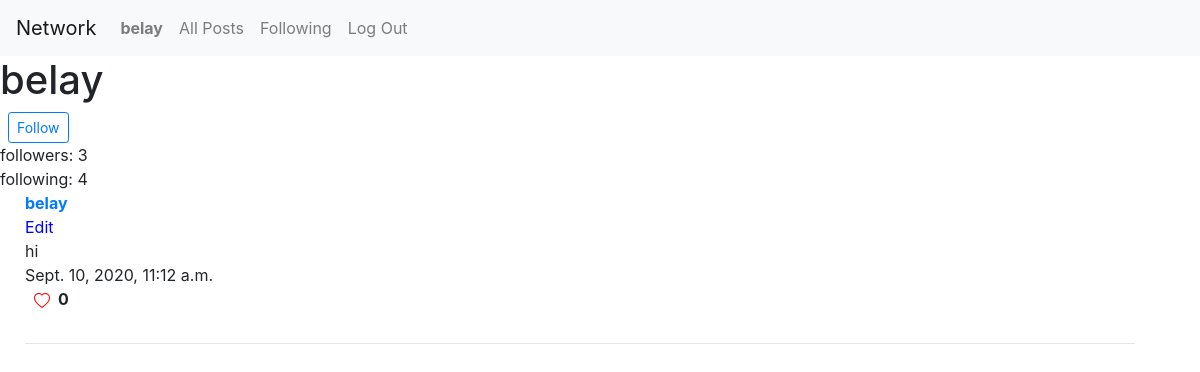
The app's page /user/belay (signed in) with its own data.
### network/models.py (models this page shows, shortened)
class User(AbstractUser):
    pass

class Post(models.Model):
    user = models.ForeignKey(User, on_delete=models.CASCADE, related_name="poster")
    posts = models.TextField(max_length=260)
    time = models.DateTimeField(auto_now_add=True)
    like = models.ManyToManyField(User, blank=True, related_name="liked")

### network/views.py (the view)
# urls.py: path("user/<str:username>", views.user, name="user"),
@login_required(login_url='login')
def user(request, username):
    try:
        user = User.objects.get(username=username)
        profile = Profile.objects.get(user=user)
        users_profile = Profile.objects.get(user=request.user)
    except:
        return render(request, 'network/profile.html', {"error": True})
    follower = profile.followers.count()
    following = profile.following.count()
    post = Post.objects.filter(user=user).order_by('-time')
    return render(request, "network/profile.html", {
        "user": user,
        "follower": follower,
        "following": following,
        'users_profile': users_profile,
        "posts": post
    })

### network/templates/network/profile.html (shortened to what this page needs)
{% extends 'network/layout.html' %}
{% block body %}
    {% if not error %}
        <div>
            <h1>{{ user.username }}</h1>
        </div>
        {%if request.user != user%}
            <form action="{% url 'follow' %}" method="post">
                <button class="btn btn-outline-primary btn-sm mx-2 h-25" id="follow-btn" name="user" value="{{ user.username }}">
                    {% if user in users_profile.following.all %}
                        Unfollow
                    {% else %}
                        Follow
                    {% endif %}
                </button>
            </form>
        {%endif %}
        <div>
            followers: {{ follower }}
        </div>
        <div>
            following: {{ following }}
        </div>
        {% for post in posts %}
            <div style="margin-left: 10px;" class="container">
                <div><a href="{% url 'user' username=post.user.username %}"><strong>{{ post.user }}</strong></div></a>
                <div class="main">
                    <button class="btn{{ post.id }}" onclick="edit('{{ post.id }}')" value="{{ post.id }}">Edit</button>
                </div>
                <div>{{ post.posts }}</div>
                <div>{{ post.time }}</div>
                <div class="row">
                    <a href="javascript:like({{post.id}})" id="test">
                        <div class="ml-4" id="heart-{{post.id}}">
                        </div>
                    </a>
                    <div class="ml-2">
                        <p class="font-weight-bold" id="likes-{{post.id}}">{{ post.like.all|length }}</p>
                    </div>
                </div>
                <hr>
            </div>
        {% endfor %}
    {% endif %}
{% endblock %}

### network/templates/network/layout.html (shortened to what this page needs)
{% load static %}
<!DOCTYPE html>
<html lang="en">
    <head>
        <link rel="stylesheet" href="https://stackpath.bootstrapcdn.com/bootstrap/4.4.1/css/bootstrap.min.css">
        <link rel="stylesheet" href="https://cdnjs.cloudflare.com/ajax/libs/font-awesome/4.7.0/css/font-awesome.min.css">
        <link href="{% static 'network/styles.css' %}" rel="stylesheet">
    </head>
    <body>
        <nav class="navbar navbar-expand-lg navbar-light bg-light">
            <a class="navbar-brand" href="#">Network</a>
            <div>
              <ul class="navbar-nav mr-auto">
                {% if user.is_authenticated %}
                    <li class="nav-item">
                        <a class="nav-link" href="{% url 'newpost' %}"><strong>{{ user.username }}</strong></a>
                    </li>
                {% endif %}
                <li class="nav-item">
                  <a class="nav-link" href="{% url 'index' %}">All Posts</a>
                </li>
                {% if user.is_authenticated %}
                    <li class="nav-item">
                        <a class="nav-link" href="{% url 'following'%}">Following</a>
                    </li>
                    <li class="nav-item">
                        <a class="nav-link" href="{% url 'logout' %}">Log Out</a>
                    </li>
                {% endif %}
              </ul>
            </div>
          </nav>
        <div class="body">
            {% block body %}
            {% endblock %}
        </div>
    </body>
</html>

### network/static/network/styles.css (style rules this page uses)
.main > button { padding: 0px; border: none; background: none; cursor: pointer; color: blue; outline: none; }

### records on screen
User: username "belay"
Post: user "belay", posts "hi", time "Sept. 10, 2020, 11:12 a.m.", like.all|length "0"

### other values on screen
{{ follower }} "3"
{{ following }} "4"
